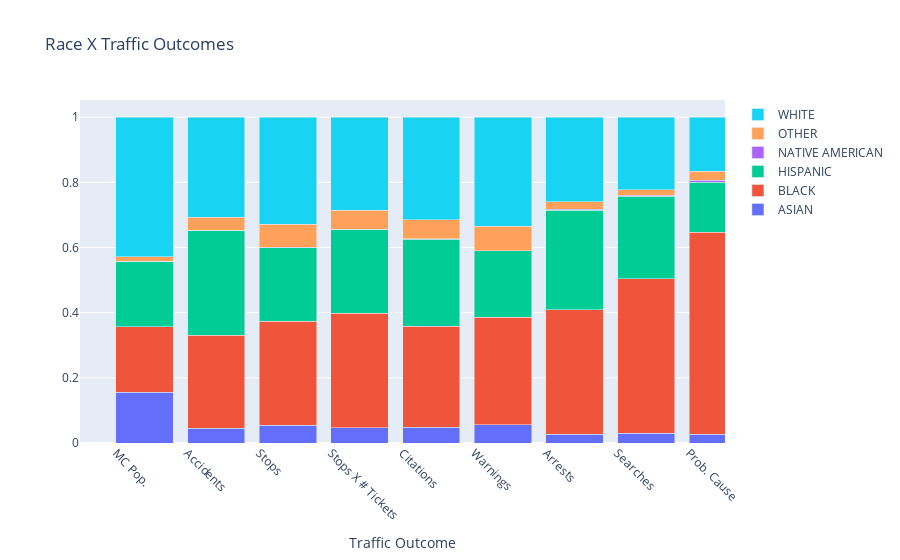

Here is the notebook cell this chart was saved with:
### Code cell
fig = go.Figure()
for race in crosstabs.index:
    fig.add_trace(go.Bar(
        name=race,
        y=crosstabs.loc[race],
        x=crosstabs.columns,
        offset=0,
        # customdata=np.transpose([labels, widths*data[race]]),
        # texttemplate="%{y} x %{width} =<br>%{customdata[1]}",
        # textposition="inside",
        textangle=0,
        # textfont_color="white",
        # hovertemplate="<br>".join([
        #     "label: %{crosstabs.columns}",
        #     "width: %{width}",
        #     "height: %{y}",
        #     "area: %{customdata[1]}",
        # ])
    ))

# fig.update_xaxes(
#     tickvals=np.cumsum(widths)-widths/2,
#     ticktext= ["%s<br>%d" % (l, w) for l, w in zip(labels, widths)]
# )

# fig.update_xaxes(range=[0,100])
# fig.update_yaxes(range=[0,100])

fig.update_xaxes(
        tickangle = 45,
        title = 'Traffic Outcome'
        )

fig.update_layout(
    title_text="Race X Traffic Outcomes",
    barmode="stack",
    uniformtext=dict(mode="hide", minsize=10),
    # hovermode="y"
)
# fig.update_layout()

### Figure 1 — Plotly figure (JSON) as saved in the notebook; plotly's stock layout.template omitted (floating-point values rounded to 4 significant figures)
{"data": [{"name": "ASIAN", "offset": 0, "textangle": 0, "type": "bar", "x": ["MC Pop.", "Accidents", "Stops", "Stops X # Tickets", "Citations", "Warnings", "Arrests", "Searches", "Prob. Cause"], "y": [0.156, 0.04545, 0.054, 0.04612, 0.04821, 0.05576, 0.02643, 0.03064, 0.02667]}, {"name": "BLACK", "offset": 0, "textangle": 0, "type": "bar", "x": ["MC Pop.", "Accidents", "Stops", "Stops X # Tickets", "Citations", "Warnings", "Arrests", "Searches", "Prob. Cause"], "y": [0.201, 0.2851, 0.3197, 0.3515, 0.3104, 0.3296, 0.3833, 0.4735, 0.62]}, {"name": "HISPANIC", "offset": 0, "textangle": 0, "type": "bar", "x": ["MC Pop.", "Accidents", "Stops", "Stops X # Tickets", "Citations", "Warnings", "Arrests", "Searches", "Prob. Cause"], "y": [0.201, 0.3223, 0.226, 0.2578, 0.267, 0.2043, 0.304, 0.2535, 0.1533]}, {"name": "NATIVE AMERICAN", "offset": 0, "textangle": 0, "type": "bar", "x": ["MC Pop.", "Accidents", "Stops", "Stops X # Tickets", "Citations", "Warnings", "Arrests", "Searches", "Prob. Cause"], "y": [0, 0, 0.0006731, 0.00048, 0.0008647, 0.0006397, 0.004405, 0.002786, 0.006667]}, {"name": "OTHER", "offset": 0, "textangle": 0, "type": "bar", "x": ["MC Pop.", "Accidents", "Stops", "Stops X # Tickets", "Citations", "Warnings", "Arrests", "Searches", "Prob. Cause"], "y": [0.013, 0.03926, 0.07031, 0.05804, 0.05793, 0.07517, 0.02203, 0.01671, 0.02667]}, {"name": "WHITE", "offset": 0, "textangle": 0, "type": "bar", "x": ["MC Pop.", "Accidents", "Stops", "Stops X # Tickets", "Citations", "Warnings", "Arrests", "Searches", "Prob. Cause"], "y": [0.429, 0.3079, 0.3292, 0.2861, 0.3156, 0.3346, 0.2599, 0.2228, 0.1667]}], "layout": {"barmode": "stack", "title": {"text": "Race X Traffic Outcomes"}, "uniformtext": {"minsize": 10, "mode": "hide"}, "xaxis": {"tickangle": 45, "title": {"text": "Traffic Outcome"}}}}
